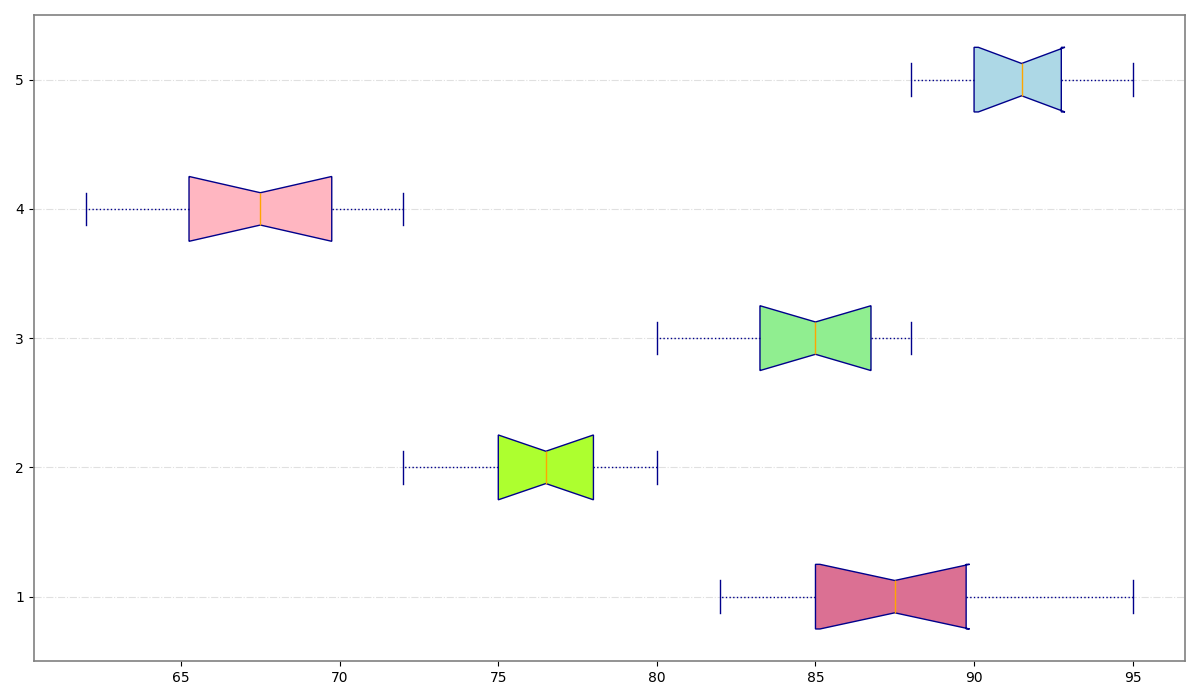

Write Python code to recreate this figure.
import matplotlib.pyplot as plt
import numpy as np

# Altered Data
north_rivers = [90, 85, 83, 87, 82, 95, 85, 89, 90, 88]
east_rivers = [80, 75, 78, 72, 74, 77, 79, 78, 76, 75]
south_rivers = [85, 86, 80, 82, 88, 83, 84, 85, 88, 87]
west_rivers = [66, 68, 65, 71, 69, 67, 64, 70, 62, 72]
central_rivers = [92, 90, 89, 94, 93, 88, 91, 90, 95, 92]
river_qualities = [north_rivers, east_rivers, south_rivers, west_rivers, central_rivers]

fig, ax = plt.subplots(figsize=(12, 7))

box = ax.boxplot(river_qualities, patch_artist=True, notch=True, vert=False,
                 boxprops=dict(facecolor='lightgrey', color='darkblue'),
                 medianprops=dict(color='orange'),
                 whiskerprops=dict(color='darkblue', linestyle=':'),
                 capprops=dict(color='darkblue'),
                 flierprops=dict(marker='x', color='darkblue', alpha=0.7))

# Colors are shuffled manually
colors = ['#DB7093', '#ADFF2F', '#90EE90', '#FFB6C1', '#ADD8E6']
for patch, color in zip(box['boxes'], colors):
    patch.set_facecolor(color)

# Grid adjustments
ax.yaxis.grid(True, linestyle='-.', color='lightgrey', alpha=0.7)

# Enhanced border with spine customization
for spine in ax.spines.values():
    spine.set_edgecolor('grey')
    spine.set_linewidth(1.2)

plt.tight_layout()

plt.show()
